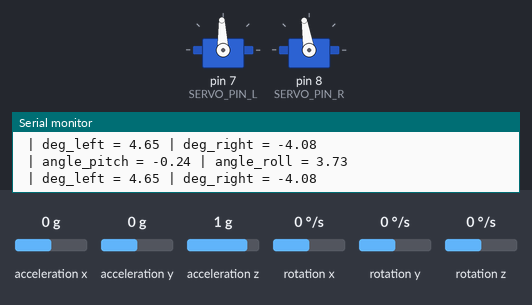
A sketch run on a simulated Arduino Uno, built with avr-gcc and run on an emulated ATmega328P. Parts: 2 × servo, the last lines printed to the serial monitor. Wiring (inferred from the names in the program): MPU-6050 motion sensor at I2C address 0x68. Inputs (shaded band) come from the test bench; at power-on: acceleration x 0 g, acceleration y 0 g, acceleration z 1 g, rotation x 0 °/s, rotation y 0 °/s, rotation z 0 °/s.

Above: at 2.8 s.
2.9 s: acceleration x set to -1.4 g
At 5.0 s:
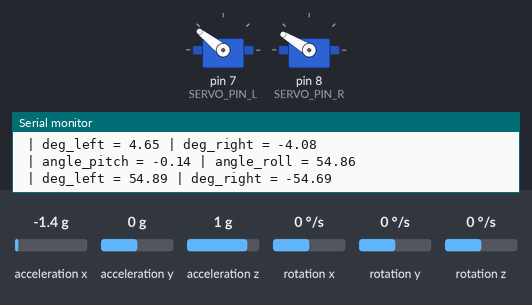
5.6 s: acceleration y set to -1.4 g
At 6.5 s:
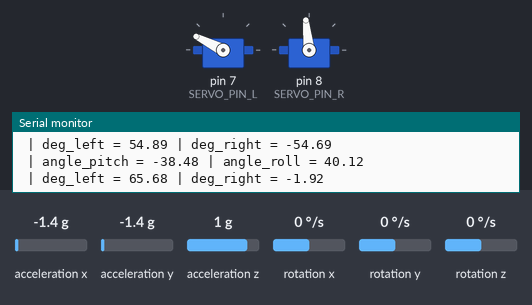
8.3 s: acceleration x set to -0.8 g
At 10.8 s:
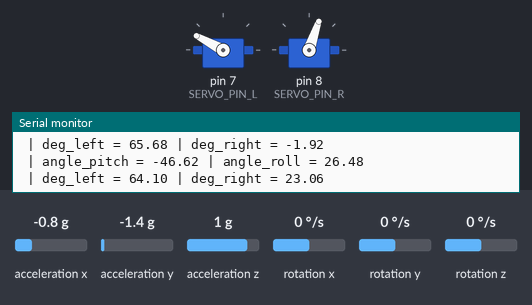
11.5 s: acceleration y set to 0 g
At 12.4 s:
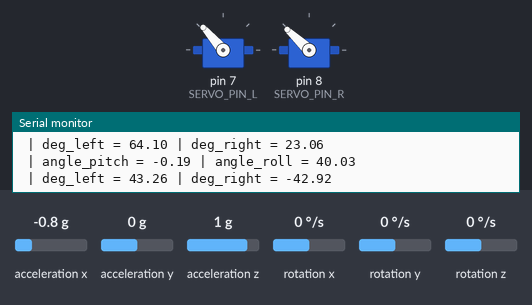
14.2 s: acceleration z set to -0.8 g
At 16.7 s:
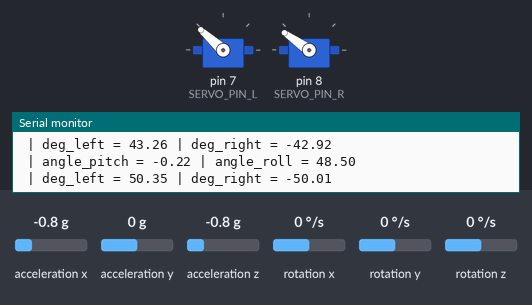
17.5 s: acceleration z set to 0 g
At 19.4 s:
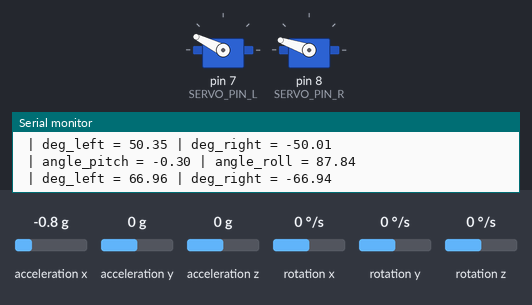
Timing chart, 0 to 20.9 s (numbered marks = the images above; inputs shaded):
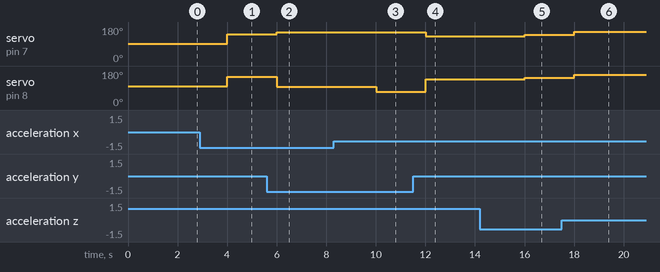

Measured:
- after the input at 2.9 s, servo on pin 7 (SERVO_PIN_L): 92° → 142° after 1.1 s; servo on pin 8 (SERVO_PIN_R): 99° → 149° after 1.1 s
- after the input at 5.6 s, servo on pin 7 (SERVO_PIN_L): 142° → 153° after 0.41 s; servo on pin 8 (SERVO_PIN_R): 149° → 96° after 0.41 s
- after the input at 8.3 s, servo on pin 7 (SERVO_PIN_L): 153° → 152° after 1.7 s; servo on pin 8 (SERVO_PIN_R): 96° → 71° after 1.7 s
- after the input at 11.5 s, servo on pin 7 (SERVO_PIN_L): 152° → 131° after 0.51 s; servo on pin 8 (SERVO_PIN_R): 71° → 137° after 0.51 s
- after the input at 14.2 s, servo on pin 7 (SERVO_PIN_L): 131° → 138° after 1.8 s; servo on pin 8 (SERVO_PIN_R): 137° → 145° after 1.8 s
- after the input at 17.5 s, servo on pin 7 (SERVO_PIN_L): 138° → 154° after 0.51 s; servo on pin 8 (SERVO_PIN_R): 145° → 161° after 0.51 s

The sketch:

mds_final_arduino.ino
```cpp
// https://guzene.tistory.com/264

#include <Wire.h>
#include <Servo.h>

#define SERVO_PIN_L 7
#define SERVO_PIN_R 8

#define MPU6050_AXOFFSET 138
#define MPU6050_AYOFFSET 9
#define MPU6050_AZOFFSET -134

Servo servoL;
Servo servoR;

long sampling_timer;
const int MPU_addr=0x68;  // I2C address of the MPU-6050

int16_t AcX,AcY,AcZ,Tmp,GyX,GyY,GyZ; // Raw data of MPU6050
float GAcX, GAcY, GAcZ; // Convert accelerometer to gravity value
float acc_pitch, acc_roll, acc_yaw; // Pitch, Roll & Yaw from Accelerometer
float angle_pitch, angle_roll, angle_yaw; // Angle of Pitch, Roll, & Yaw
float y_left, y_right, deg_left, deg_right, pre_left = 0, pre_right = 0;
float L = 67;


void setup(){
  Wire.begin();

  init_MPU6050();

  servoL.attach(SERVO_PIN_L);
  servoR.attach(SERVO_PIN_R);

  Serial.begin(115200);
}

void loop(){

  // Read raw data of MPU6050
  Wire.beginTransmission(MPU_addr);
  Wire.write(0x3B);  // starting with register 0x3B (ACCEL_XOUT_H)
  Wire.endTransmission(false);
  Wire.requestFrom(MPU_addr,14,true);  // request a total of 14 registers
  AcX=Wire.read()<<8|Wire.read();  // 0x3B (ACCEL_XOUT_H) & 0x3C (ACCEL_XOUT_L)
  AcY=Wire.read()<<8|Wire.read();  // 0x3D (ACCEL_YOUT_H) & 0x3E (ACCEL_YOUT_L)
  AcZ=Wire.read()<<8|Wire.read();  // 0x3F (ACCEL_ZOUT_H) & 0x40 (ACCEL_ZOUT_L)
  Tmp=Wire.read()<<8|Wire.read();  // 0x41 (TEMP_OUT_H) & 0x42 (TEMP_OUT_L)
  GyX=Wire.read()<<8|Wire.read();  // 0x43 (GYRO_XOUT_H) & 0x44 (GYRO_XOUT_L)
  GyY=Wire.read()<<8|Wire.read();  // 0x45 (GYRO_YOUT_H) & 0x46 (GYRO_YOUT_L)
  GyZ=Wire.read()<<8|Wire.read();  // 0x47 (GYRO_ZOUT_H) & 0x48 (GYRO_ZOUT_L)

  // Raw data of accelerometer corrected by offset value
  AcX -= MPU6050_AXOFFSET;
  AcY -= MPU6050_AYOFFSET;
  AcZ -= MPU6050_AZOFFSET;

  // Convert accelerometer to gravity value
  GAcX = (float) AcX / 4096.0;
  GAcY = (float) AcY / 4096.0;
  GAcZ = (float) AcZ / 4096.0;

  // Calculate Pitch, Roll & Yaw from Accelerometer value
  // Reference are
  // https://engineering.stackexchange.com/questions/3348/calculating-pitch-yaw-and-roll-from-mag-acc-and-gyro-data
  // https://www.dfrobot.com/wiki/index.php/How_to_Use_a_Three-Axis_Accelerometer_for_Tilt_Sensing
  acc_pitch = atan ((GAcY - (float)MPU6050_AYOFFSET/4096.0) / sqrt(GAcX * GAcX + GAcZ * GAcZ)) * 57.29577951; // 180 / PI = 57.29577951
  acc_roll = - atan ((GAcX - (float)MPU6050_AXOFFSET/4096.0) / sqrt(GAcY * GAcY + GAcZ * GAcZ)) * 57.29577951;
  //acc_yaw = atan ((GAcZ - (float)MPU6050_AZOFFSET/4096.0) / sqrt(GAcX * GAcX + GAcZ * GAcZ)) * 57.29577951;
  acc_yaw = atan (sqrt(GAcX * GAcX + GAcZ * GAcZ) / (GAcZ - (float)MPU6050_AZOFFSET/4096.0)) * 57.29577951;

  // Calculate Pitch, Roll & Yaw by Accelerometer
  angle_pitch = acc_pitch;
  angle_roll = acc_roll;
  angle_yaw = acc_yaw; // Infact accelerometer doesn't have yaw value

  // Print raw of accelerometer & gyroscope reflected cumulative time factor
//  Serial.print("AcX = "); Serial.print(AcX);
//  Serial.print(" | AcY = "); Serial.print(AcY);
//  Serial.print(" | AcZ = "); Serial.println(AcZ);

  // Print value of Pitch, Roll & Yaw reflected Complementary Filter
  Serial.print(" | angle_pitch = "); Serial.print(angle_pitch);
  Serial.print(" | angle_roll = "); Serial.println(angle_roll);
//  Serial.print(" | angle_yaw = "); Serial.println(angle_yaw);

  y_left  =  L * ( ( cos(radians(angle_pitch)) * sin(radians(angle_roll)) ) - (cos(radians(angle_roll)) * sin(radians(angle_pitch)) ) ) / 2;
  y_right = -L * ( ( cos(radians(angle_pitch)) * sin(radians(angle_roll)) ) + (cos(radians(angle_roll)) * sin(radians(angle_pitch)) ) ) / 2;


  deg_left = (2 * y_left);
  deg_right = (2 * y_right);

  Serial.print(" | deg_left = "); Serial.print(deg_left);
  Serial.print(" | deg_right = "); Serial.println(deg_right);

  servoL.write(88 + deg_left);
  servoR.write(95 - deg_right);
  // Sampling Timer
  while(micros() - sampling_timer < 2000000); //
  sampling_timer = micros(); //Reset the sampling timer
}

void init_MPU6050(){
  //MPU6050 Initializing & Reset
  Wire.beginTransmission(MPU_addr);
  Wire.write(0x6B);  // PWR_MGMT_1 register
  Wire.write(0);     // set to zero (wakes up the MPU-6050)
  Wire.endTransmission(true);

  //MPU6050 Clock Type
  Wire.beginTransmission(MPU_addr);
  Wire.write(0x6B);  // PWR_MGMT_1 register
  Wire.write(0x03);     // Selection Clock 'PLL with Z axis gyroscope reference'
  Wire.endTransmission(true);

  //MPU6050 Gyroscope Configuration Setting
  Wire.beginTransmission(MPU_addr);
  Wire.write(0x1B);  // Gyroscope Configuration register
  //Wire.write(0x00);     // FS_SEL=0, Full Scale Range = +/- 250 [degree/sec]
  //Wire.write(0x08);     // FS_SEL=1, Full Scale Range = +/- 500 [degree/sec]
  //Wire.write(0x10);     // FS_SEL=2, Full Scale Range = +/- 1000 [degree/sec]
  Wire.write(0x18);     // FS_SEL=3, Full Scale Range = +/- 2000 [degree/sec]
  Wire.endTransmission(true);

  //MPU6050 Accelerometer Configuration Setting
  Wire.beginTransmission(MPU_addr);
  Wire.write(0x1C);  // Accelerometer Configuration register
  //Wire.write(0x00);     // AFS_SEL=0, Full Scale Range = +/- 2 [g]
  //Wire.write(0x08);     // AFS_SEL=1, Full Scale Range = +/- 4 [g]
  Wire.write(0x10);     // AFS_SEL=2, Full Scale Range = +/- 8 [g]
  //Wire.write(0x18);     // AFS_SEL=3, Full Scale Range = +/- 10 [g]
  Wire.endTransmission(true);

  //MPU6050 DLPF(Digital Low Pass Filter)
  Wire.beginTransmission(MPU_addr);
  Wire.write(0x1A);  // DLPF_CFG register
  Wire.write(0x00);     // Accel BW 260Hz, Delay 0ms / Gyro BW 256Hz, Delay 0.98ms, Fs 8KHz
  //Wire.write(0x01);     // Accel BW 184Hz, Delay 2ms / Gyro BW 188Hz, Delay 1.9ms, Fs 1KHz
  //Wire.write(0x02);     // Accel BW 94Hz, Delay 3ms / Gyro BW 98Hz, Delay 2.8ms, Fs 1KHz
  //Wire.write(0x03);     // Accel BW 44Hz, Delay 4.9ms / Gyro BW 42Hz, Delay 4.8ms, Fs 1KHz
  //Wire.write(0x04);     // Accel BW 21Hz, Delay 8.5ms / Gyro BW 20Hz, Delay 8.3ms, Fs 1KHz
  //Wire.write(0x05);     // Accel BW 10Hz, Delay 13.8ms / Gyro BW 10Hz, Delay 13.4ms, Fs 1KHz
  //Wire.write(0x06);     // Accel BW 5Hz, Delay 19ms / Gyro BW 5Hz, Delay 18.6ms, Fs 1KHz
  Wire.endTransmission(true);
}
```
